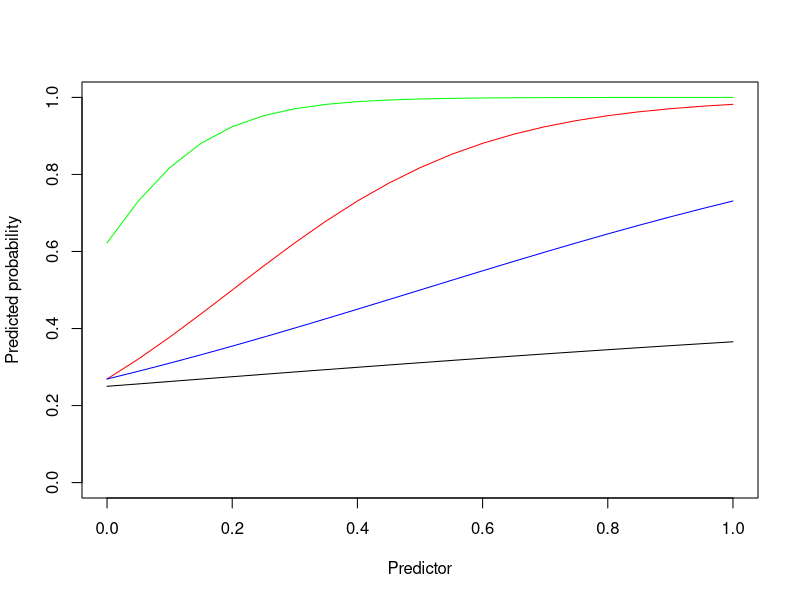
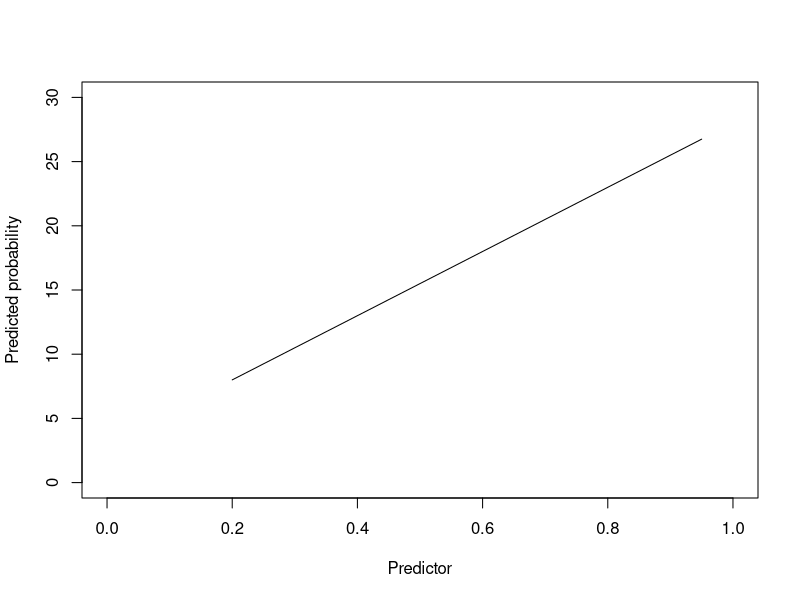
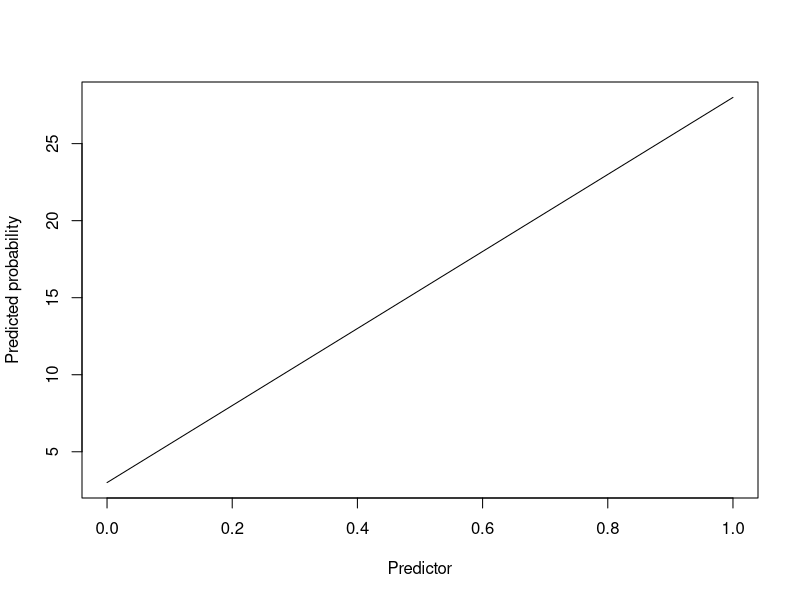
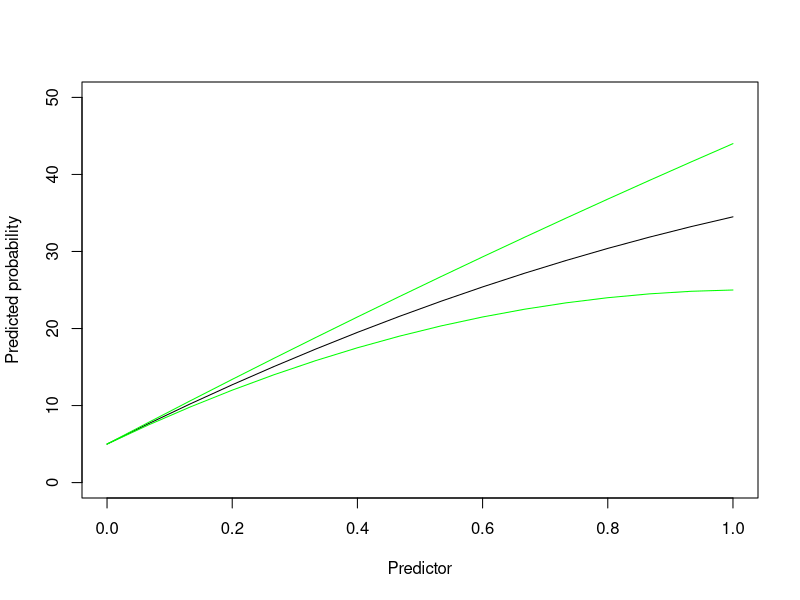
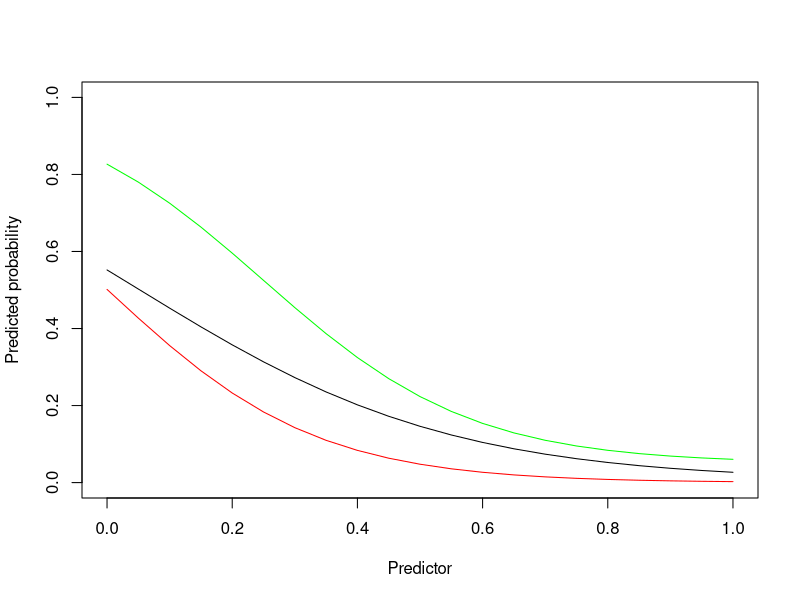

These charts were generated, in order, by the following R code:
#   Key relationships to consider when estimating the burden of rabies in Nigeria
#  Estimates of PEP seeking - pPEP likely increases with wealth 
# i.e. a low poverty index means the state is wealthier!

poverty = seq(0,1,0.05)

# p = 1 / (1 + e^−(β₀ + β₁x))
b0 <- 0  # intercept - baseline level
b1 <- 1 # slope - steepness
U = 1
L = 0.5

# Apply inverse logit manually
pPEP_prob_seq <- (U - L) / (1 + exp(b0 + -b1 * poverty))

# Plot
plot(poverty, pPEP_prob_seq,  type = "l", ylim = c(0, 1), 
     xlab = "Predictor", ylab = "Predicted probability")

b0 <- -1; b1 <- 5 
pPEP_prob_seq <- 1 / (1 + exp(-(b0 + b1 * poverty)))
lines(poverty, pPEP_prob_seq,  col = "red")

b0 <- -1; b1 <- 2 
pPEP_prob_seq <- 1 / (1 + exp(-(b0 + b1 * poverty)))
lines(poverty, pPEP_prob_seq,  col = "blue")

b0 <- 0.5; b1 <- 10 # slope
pPEP_prob_seq <- 1 / (1 + exp(-(b0 + b1 * poverty)))
lines(poverty, pPEP_prob_seq,  col = "green")

###############################################################################
# Dog population - HDR increases with urban % and muslim % (more dogs per human in rural areas and non-muslim areas)
humans = seq(2000000,17000000, 1000000)
urban = seq(0.2,0.95,0.05)
muslim = seq(0, 1, length = 16)
hdr = seq(5,20,1)

# increases with % urban (more humans per dog in cities)
cu = 3
bu = 25
hdr = cu + urban * bu

plot(urban, hdr,  type = "l",  xlab = "Predictor", ylab = "Predicted probability", 
     xlim = c(0,1), ylim = c(0,30))

# decreases with % muslim
cm = 3; bm = 25
hdr = cm + muslim * bm

plot(muslim, hdr,  type = "l",  xlab = "Predictor", ylab = "Predicted probability", 
     xlim = c(0,1))

# Combined relationship - multiplicative
c = 0
bm = 25
bu = 25
bcomb = -15
hdr = c + (bm * muslim) + (bu * urban) + bcomb*(urban * muslim)

plot(muslim, hdr, ylim= c(0,50), 
     type = "l",  xlab = "Predictor", ylab = "Predicted probability", 
     xlim = c(0,1))

bcomb = -5
hdr = c + (bm * muslim) + (bu * urban) + bcomb*(urban * muslim)
lines(muslim, hdr,  col = "green")

bcomb = -25
hdr = c + (bm * muslim) + (bu * urban) + bcomb*(urban * muslim)
lines(muslim, hdr,  col = "green")


###############################################################################
# dog vaccination coverage - expect coverage to decline as poverty increases
# Inverse logistic (flipped sigmoid)
poverty = seq(0,1,0.05)
vc_decline = 4 # determines how steep the decline is
vc_slope_shift = 0.05 # determines where along x-axis decline starts
vc_int = 0.005 # minimum coverage (asymptote as poverty increases)

prob = vc_int + (1-vc_int) * (1-1/(1 + exp(-vc_decline*(poverty - vc_slope_shift))))

plot(poverty, prob, ylim= c(0,1), 
     type = "l",  xlab = "Predictor", ylab = "Predicted probability", 
     xlim = c(0,1))

vc_decline = 6 # 
vc_slope_shift = .25 # 
vc_int = 0.05 # 

prob = vc_int + (1-vc_int) * (1-1/(1 + exp(-vc_decline*(poverty - vc_slope_shift))))
lines(poverty, prob,  col = "green")

vc_decline = 6 # 
vc_slope_shift = .001 # 
vc_int = 0.0 # 

prob = vc_int + (1-vc_int) * (1-1/(1 + exp(-vc_decline*(poverty - vc_slope_shift))))
lines(poverty, prob,  col = "red")

 
